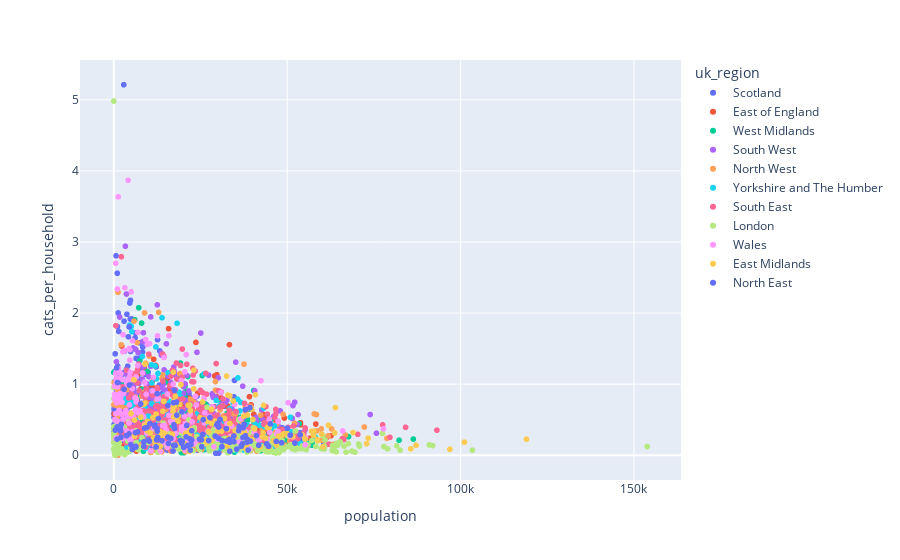

Notebook cell for this chart:
### Markdown cell above
Develop an accessible summary of study findings on factors linked to cat and dog ownership rates for non-technical audiences.

See if you can identify any regional trends; which areas prefer cats vs. dogs?

### Code cell
scat_px_plot(main_data_no_na, 'population', 'cats_per_household', 'uk_region', None)
# When the population increases, cats per household goes down.

### Figure 1 — Plotly figure (JSON) as saved in the notebook; plotly's stock layout.template omitted (floating-point values rounded to 4 significant figures; data arrays with more than 128 entries replaced by an {"elided": "..."} marker saying what was removed)
{"data": [{"hovertemplate": "uk_region=Scotland<br>population=%{x}<br>cats_per_household=%{y}<extra></extra>", "legendgroup": "Scotland", "marker": {"color": "#636efa", "symbol": "circle"}, "mode": "markers", "name": "Scotland", "showlegend": true, "x": {"elided": "442 int values"}, "xaxis": "x", "y": {"elided": "442 float values"}, "yaxis": "y", "type": "scattergl"}, {"hovertemplate": "uk_region=East of England<br>population=%{x}<br>cats_per_household=%{y}<extra></extra>", "legendgroup": "East of England", "marker": {"color": "#EF553B", "symbol": "circle"}, "mode": "markers", "name": "East of England", "showlegend": true, "x": {"elided": "240 int values"}, "xaxis": "x", "y": {"elided": "240 float values"}, "yaxis": "y", "type": "scattergl"}, {"hovertemplate": "uk_region=West Midlands<br>population=%{x}<br>cats_per_household=%{y}<extra></extra>", "legendgroup": "West Midlands", "marker": {"color": "#00cc96", "symbol": "circle"}, "mode": "markers", "name": "West Midlands", "showlegend": true, "x": {"elided": "220 int values"}, "xaxis": "x", "y": {"elided": "220 float values"}, "yaxis": "y", "type": "scattergl"}, {"hovertemplate": "uk_region=South West<br>population=%{x}<br>cats_per_household=%{y}<extra></extra>", "legendgroup": "South West", "marker": {"color": "#ab63fa", "symbol": "circle"}, "mode": "markers", "name": "South West", "showlegend": true, "x": {"elided": "276 int values"}, "xaxis": "x", "y": {"elided": "276 float values"}, "yaxis": "y", "type": "scattergl"}, {"hovertemplate": "uk_region=North West<br>population=%{x}<br>cats_per_household=%{y}<extra></extra>", "legendgroup": "North West", "marker": {"color": "#FFA15A", "symbol": "circle"}, "mode": "markers", "name": "North West", "showlegend": true, "x": {"elided": "261 int values"}, "xaxis": "x", "y": {"elided": "261 float values"}, "yaxis": "y", "type": "scattergl"}, {"hovertemplate": "uk_region=Yorkshire and The Humber<br>population=%{x}<br>cats_per_household=%{y}<extra></extra>", "legendgroup": "Yorkshire and The Humber", "marker": {"color": "#19d3f3", "symbol": "circle"}, "mode": "markers", "name": "Yorkshire and The Humber", "showlegend": true, "x": {"elided": "210 int values"}, "xaxis": "x", "y": {"elided": "210 float values"}, "yaxis": "y", "type": "scattergl"}, {"hovertemplate": "uk_region=South East<br>population=%{x}<br>cats_per_household=%{y}<extra></extra>", "legendgroup": "South East", "marker": {"color": "#FF6692", "symbol": "circle"}, "mode": "markers", "name": "South East", "showlegend": true, "x": {"elided": "371 int values"}, "xaxis": "x", "y": {"elided": "371 float values"}, "yaxis": "y", "type": "scattergl"}, {"hovertemplate": "uk_region=London<br>population=%{x}<br>cats_per_household=%{y}<extra></extra>", "legendgroup": "London", "marker": {"color": "#B6E880", "symbol": "circle"}, "mode": "markers", "name": "London", "showlegend": true, "x": {"elided": "268 int values"}, "xaxis": "x", "y": {"elided": "268 float values"}, "yaxis": "y", "type": "scattergl"}, {"hovertemplate": "uk_region=Wales<br>population=%{x}<br>cats_per_household=%{y}<extra></extra>", "legendgroup": "Wales", "marker": {"color": "#FF97FF", "symbol": "circle"}, "mode": "markers", "name": "Wales", "showlegend": true, "x": {"elided": "194 int values"}, "xaxis": "x", "y": {"elided": "194 float values"}, "yaxis": "y", "type": "scattergl"}, {"hovertemplate": "uk_region=East Midlands<br>population=%{x}<br>cats_per_household=%{y}<extra></extra>", "legendgroup": "East Midlands", "marker": {"color": "#FECB52", "symbol": "circle"}, "mode": "markers", "name": "East Midlands", "showlegend": true, "x": {"elided": "136 int values"}, "xaxis": "x", "y": {"elided": "136 float values"}, "yaxis": "y", "type": "scattergl"}, {"hovertemplate": "uk_region=North East<br>population=%{x}<br>cats_per_household=%{y}<extra></extra>", "legendgroup": "North East", "marker": {"color": "#636efa", "symbol": "circle"}, "mode": "markers", "name": "North East", "showlegend": true, "x": [49987, 30650, 25799, 33367, 19570, 33466, 41076, 38382, 36733, 46836, 17209, 44095, 10013, 29224, 12515, 13901, 37329, 22472, 19751, 17732, 8922, 29720, 53772, 37949, 48390, 50914, 15591, 33219, 37590, 36136, 16457, 34659, 12472, 32569, 25671, 4890, 959, 2159, 11838, 17260, 18163, 39251, 37946, 29944, 19169, 12335, 44661, 35988, 22006, 20159, 25359, 27376, 52220, 6371, 6839, 21034, 31232, 8655, 15753, 2076, 12643, 4533, 1074, 3707, 15573, 7734, 4387, 4403, 32468, 9507, 27735, 6248, 19671, 17479, 969, 1975, 417, 1813, 2966, 5336, 33443, 38726, 41794, 34639, 30277, 31185, 35443, 18083, 17334, 820, 29393, 17083, 39396, 30255, 22058, 21266, 37249, 11822, 22493, 10270, 17548, 12893, 10422, 45141, 24719, 37107, 20846, 12493, 8662, 30242, 22255, 38618, 25279, 12193, 5318, 6313], "xaxis": "x", "y": [0.3811, 0.5023, 0.5004, 0.2231, 0.169, 0.1822, 0.2755, 0.1839, 0.126, 0.1961, 0.7384, 0.1591, 0.2133, 0.2698, 0.8665, 0.2044, 0.386, 0.2137, 0.1941, 0.138, 0.3819, 0.4276, 0.2868, 0.2741, 0.1763, 0.283, 0.2563, 0.1929, 0.4373, 0.4021, 0.2364, 0.1912, 0.3788, 0.2005, 0.2928, 0.1503, 0.2269, 0.4348, 0.4016, 0.138, 0.5637, 0.669, 0.643, 0.4485, 0.2071, 0.2154, 0.126, 0.3476, 0.2292, 0.1102, 0.1199, 0.2067, 0.1709, 0.1159, 0.3278, 0.4197, 0.2028, 0.1251, 0.1661, 0.254, 0.2514, 0.9879, 1.023, 0.2745, 0.6987, 0.7206, 0.3, 1.806, 0.3735, 0.3895, 0.5312, 0.3178, 0.6104, 0.913, 0.3983, 0.343, 0.3541, 0.3796, 0.9271, 0.09442, 0.05676, 0.07244, 0.1414, 0.2693, 0.2376, 0.1201, 0.08665, 0.7467, 0.4292, 1.229, 0.02749, 0.0598, 0.1978, 0.02856, 0.07274, 0.1379, 0.2495, 0.4215, 0.344, 0.1976, 0.3782, 0.5161, 0.4446, 0.4409, 0.2269, 0.1594, 0.2579, 0.3388, 0.1877, 0.3969, 0.1528, 0.2209, 0.2176, 0.1168, 0.08256, 0.1248], "yaxis": "y", "type": "scattergl"}], "layout": {"xaxis": {"anchor": "y", "domain": [0, 1], "title": {"text": "population"}}, "yaxis": {"anchor": "x", "domain": [0, 1], "title": {"text": "cats_per_household"}}, "legend": {"title": {"text": "uk_region"}, "tracegroupgap": 0}, "margin": {"t": 60}}}
